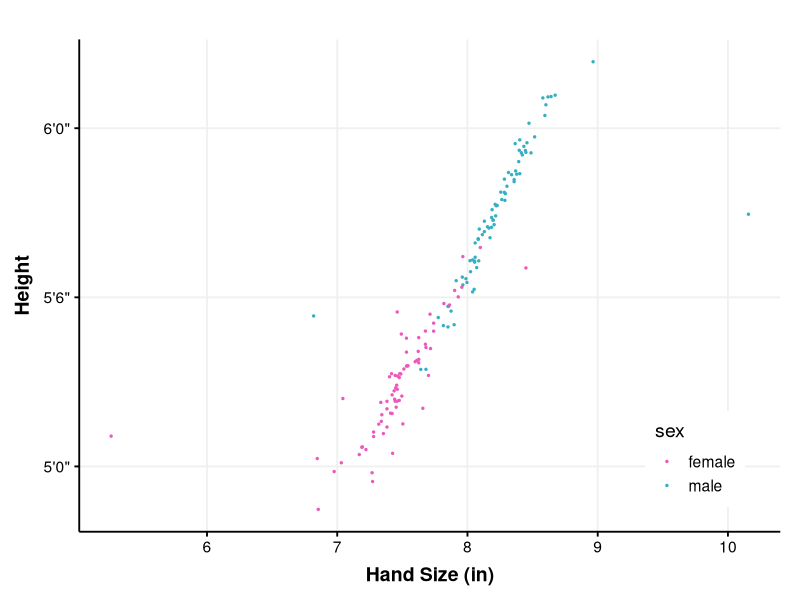
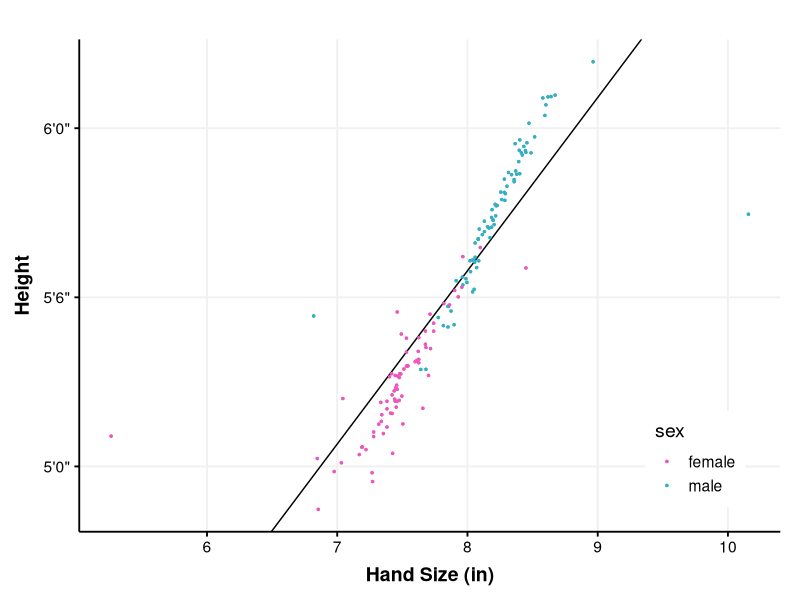
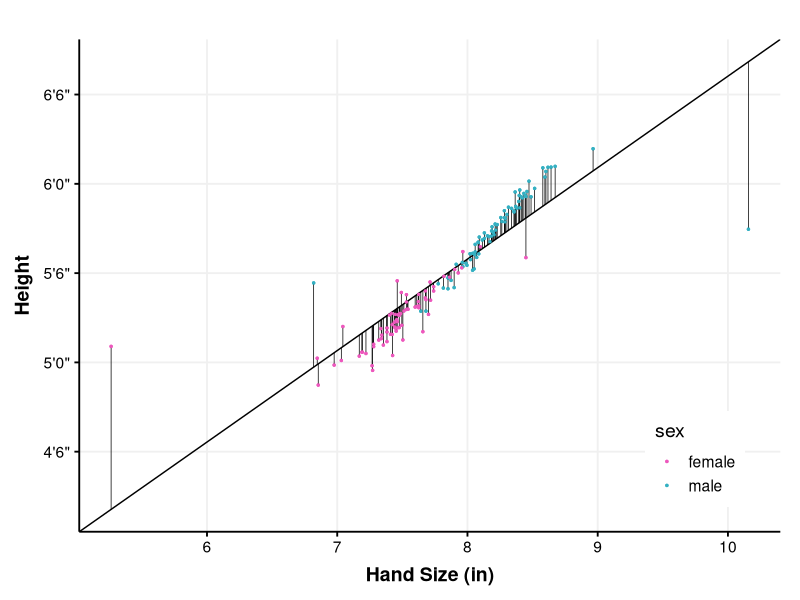
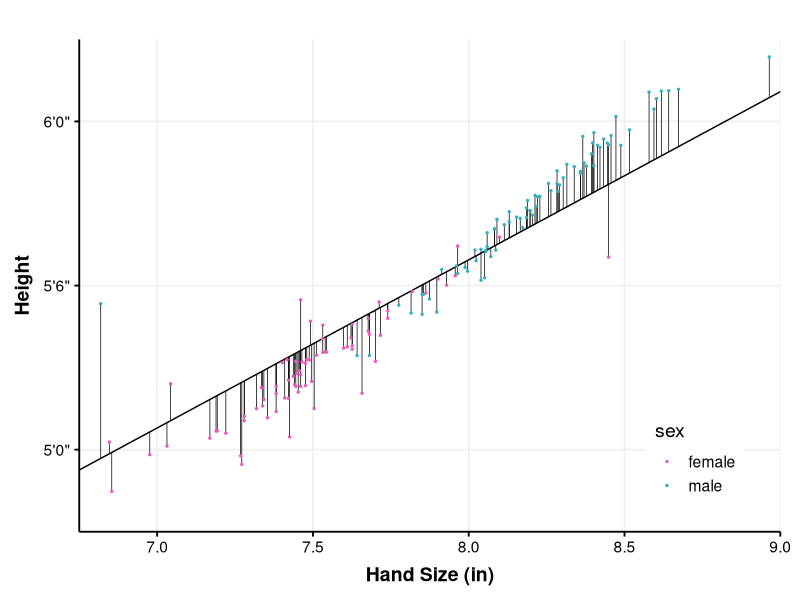
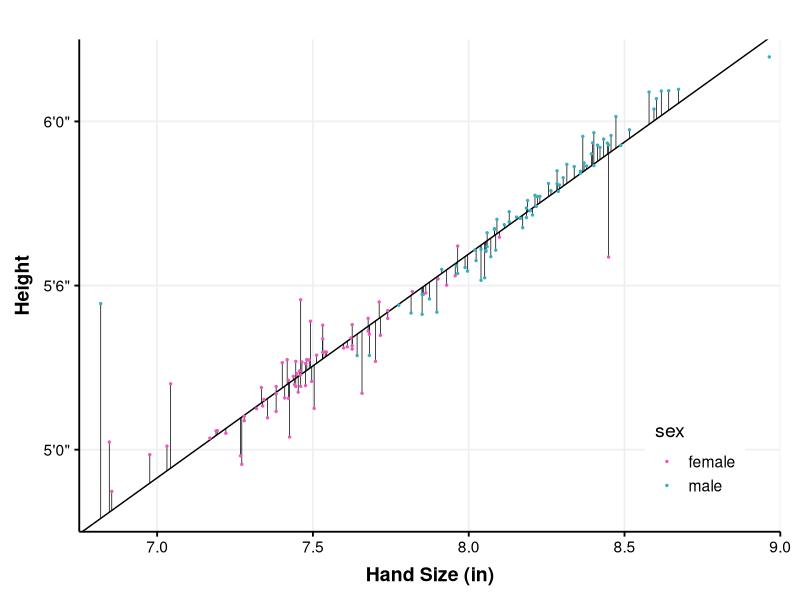

Reproduce these figures in R, in order.

# Linear Regression and RMSD
# Matt Spencer - DataBard
# www.databard.blog
# 12/20/2017
library(dplyr)
library(tidyr)
library(caret)
library(ggplot2)
library(gridExtra)
library(grid)
library(lattice)

theme_Publication <- function(base_size=14, base_family="helvetica") {
      library(grid)
      library(ggthemes)
      (theme_foundation(base_size=base_size, base_family=base_family)
       + theme(plot.title = element_text(face = "bold",
                                         size = rel(1.2), hjust = 0.5),
               text = element_text(),
               panel.background = element_rect(colour = NA),
               plot.background = element_rect(colour = NA),
               panel.border = element_rect(colour = NA),
               axis.title = element_text(face = "bold",size = rel(1)),
               axis.title.y = element_text(angle=90,vjust =2),
               axis.title.x = element_text(vjust = -0.2),
               axis.text = element_text(), 
               axis.line = element_line(colour="black"),
               axis.ticks = element_line(),
               panel.grid.major = element_line(colour="#f0f0f0"),
               panel.grid.minor = element_blank(),
               plot.margin=unit(c(10,5,5,5),"mm"),
               strip.background=element_rect(colour="#f0f0f0",fill="#f0f0f0"),
               strip.text = element_text(face="bold")
          ))
      
}

scale_fill_Publication <- function(...){
      library(scales)
      discrete_scale("fill","Publication",manual_pal(values = c("#386cb0","#fdb462","#7fc97f","#ef3b2c","#662506","#a6cee3","#fb9a99","#984ea3","#ffff33")), ...)

}

scale_colour_Publication <- function(...){
      library(scales)
      discrete_scale("colour","Publication",manual_pal(values = c("#386cb0","#fdb462","#7fc97f","#ef3b2c","#662506","#a6cee3","#fb9a99","#984ea3","#ffff33")), ...)

}

# Just a smidge of data cleaning
statdata <- read.csv('stature-hand-foot.csv')
colnames(statdata) <- c('gender', 'height', 'hand', 'foot')
data <- statdata %>%
    mutate(sex    = ifelse(gender == 1, 'male', 'female'),
           height = height / 304.8,
           hand   = hand / 25.4) %>%
    select(-gender, -foot)

g <- ggplot(data = data, aes(hand, height)) + 
    geom_point(aes(color = sex), size = 0.5) +

    scale_y_continuous(breaks = seq(4, 7, 0.5), labels = c("4'0\"", "4'6\"", "5'0\"", "5'6\"", "6'0\"", "6'6\"", "7'0\"")) +
    labs(x = 'Hand Size (in)', y = 'Height') +
    scale_color_manual(values = c("#ED58BD", "#34B0C2")) +

    theme_Publication() +
    theme(legend.justification = c(1, 0), legend.position = c(0.95, 0.05))
g
#ggsave(file= "figures/1.initial.plot.jpeg", g, width = 5, height = 5, dpi = 200)

# Calculate regression line of best fit
hmod <- train(height ~ hand, data, method = "lm")
summary(hmod) 
# Coefficients:
#            Estimate Std. Error t value Pr(>|t|)    
# (Intercept)   1.4805     0.1819   8.141 1.27e-13 ***
# hand          0.5122     0.0231  22.172  < 2e-16 ***

bestfit.int <- summary(hmod)$coefficients['(Intercept)', 'Estimate']
bestfit.slope <- summary(hmod)$coefficients['hand', 'Estimate']

g2 <- g + 
    geom_abline(slope = bestfit.slope, intercept = bestfit.int) +
    geom_point(aes(color = sex), size = 0.5) 
g2
#ggsave(file = "figures/2.fit.jpeg", g2, width = 5, height = 5, dpi = 200)

data$predicted <- predict(hmod, newdata = data)
coords <- data %>% 
    mutate(grp = row_number()) %>% 
    select(grp, hand, height, predicted) %>%
    rename(actual = height) %>%
    gather(h.type, height, actual, predicted) 

g3 <- g + geom_line(data=coords, aes(hand, height, group = grp), size = 0.25) +
    geom_abline(slope = bestfit.slope, intercept = bestfit.int) +
    geom_point(aes(color = sex), size = 0.5) 
g3
#ggsave(file = "figures/3.fit.errors.jpeg", g3, width = 5, height = 5, dpi = 200)

# Predictions for the outliers
data %>% arrange(predicted) %>% head(1)
data %>% arrange(-predicted) %>% head(1)

g4 <- ggplot(data = data, aes(hand, height)) +
    geom_line(data = coords, aes(hand, height, group = grp), size = 0.25) +
    geom_abline(slope = bestfit.slope, intercept = bestfit.int) +
    geom_point(aes(color = sex), size = 0.5) +

    # Reduced figure limits
    scale_x_continuous(limits = c(6.75, 9), expand = c(0, 0)) +
    scale_y_continuous(limits = c(4.75, 6.25), expand = c(0, 0), 
                       breaks=seq(4, 7, 0.5), labels=c("4'0\"", "4'6\"", "5'0\"", "5'6\"", "6'0\"", "6'6\"", "7'0\"")) +
    labs(x = 'Hand Size (in)', y = 'Height') +
    scale_color_manual(values = c("#ED58BD", "#34B0C2")) +

    theme_Publication() +
    theme(legend.justification = c(1, 0), legend.position = c(0.95, 0.05))
g4
#ggsave(file = "figures/4.fit.errors.zoom.jpeg", g4, width = 5, height = 5, dpi = 200)

# Calculate the average error over the core population
data %>% filter(hand > 6, hand < 9) %>%
    mutate(diff = abs(height - predicted)) %>%
    summarize(avg = mean(diff))
# 0.098 feet ~ 1.2 inches

# Generate training and testing dataset for the ".no" (no outlier) attempt
# Train another model.
data.no <- data[data$hand > 6.3 & data$hand < 9.4,]
outliers <- data[data$hand <= 6.3 | data$hand >= 9.4,]

set.seed(123)
train_idx <- sample(seq_len(nrow(data.no)), nrow(data.no) * .8)
train <- data.no[train_idx,]
test <- rbind(data.no[-train_idx,], outliers)
paste("Train size:", nrow(train), "Test size:", nrow(test))
hmod.no <- train(height ~ hand , train, method = "lm")
summary(hmod.no) 
# Coefficients:
#             Estimate Std. Error t value Pr(>|t|)    
# (Intercept)  0.42384    0.14167   2.992  0.00337 ** 
# hand         0.64692    0.01808  35.788  < 2e-16 ***

bestfit.int <- summary(hmod.no)$coefficients['(Intercept)', 'Estimate']
bestfit.slope <- summary(hmod.no)$coefficients['hand', 'Estimate']

data$predicted <- predict(hmod.no, newdata = data)

# Calculate the average error over the core population
data %>% filter(hand > 6, hand < 9) %>%
    mutate(diff = abs(height - predicted)) %>%
    summarize(avg = mean(diff))
# 0.05 feet ~ 0.6 inches

coords <- data %>% 
    mutate(grp = row_number()) %>% 
    select(grp, hand, height, predicted) %>%
    rename(actual = height) %>%
    gather(h.type, height, actual, predicted) 

g5 <- ggplot(data = data, aes(hand, height)) +
    geom_line(data = coords, aes(hand, height, group = grp), size = 0.25) +
    geom_abline(slope = bestfit.slope, intercept = bestfit.int) +
    geom_point(aes(color = sex), size = 0.5) +

    # Reduced figure limits
    scale_x_continuous(limits = c(6.75, 9), expand = c(0, 0)) +
    scale_y_continuous(limits = c(4.75, 6.25), expand = c(0, 0), 
                       breaks = seq(4, 7, 0.5), labels = c("4'0\"", "4'6\"", "5'0\"", "5'6\"", "6'0\"", "6'6\"", "7'0\"")) +
    labs(x = 'Hand Size (in)', y = 'Height') +
    scale_color_manual(values = c("#ED58BD", "#34B0C2")) +

    theme_Publication() +
    theme(legend.justification = c(1, 0), legend.position = c(0.95, 0.05))
g5
#ggsave(file = "figures/5.nofit.errors.zoom.jpeg", g5, width = 5, height = 5, dpi = 200)

plot.errors <- function(alldata, data.no, model, rmsd, t, filename) {
    rmsd <- round(rmsd, 5)
    bestfit.int <- summary(model)$coefficients['(Intercept)', 'Estimate']
    bestfit.slope <- summary(model)$coefficients['hand', 'Estimate']
    
    data.no$predicted <- predict(model, newdata = data.no)
    coords <- data.no %>% 
        mutate(grp = row_number()) %>% 
        select(grp, hand, height, predicted) %>%
        rename(actual = height) %>%
        gather(h.type, height, actual, predicted) 
    
    g <- ggplot(data = alldata, aes(hand, height)) + 
        geom_line(data = coords, aes(hand, height, group = grp), size = 0.25) +
        geom_abline(slope = bestfit.slope, intercept = bestfit.int) +
        geom_point(aes(color = sex)) +
        geom_label(data = data.frame(), aes(x = 7.75, y = 4.9, label = paste("RMSD:", rmsd)), size = 5, hjust = 0) +
        scale_x_continuous(limits = c(6.75, 9), expand = c(0, 0)) +
        scale_y_continuous(limits = c(4.75, 6.25), expand = c(0, 0), breaks = seq(4, 7, 0.5), 
                           labels = c("4'0\"", "4'6\"", "5'0\"", "5'6\"", "6'0\"", "6'6\"", "7'0\"")) +
        labs(x = 'Hand Size (in)', y = 'Height') +
        scale_color_manual(values=c("#ED58BD","#34B0C2")) +
        annotation_custom(grob = ggplotGrob(t), xmin = 6.9, xmax = 7.9, ymin = 5.75, ymax = 6.25) +
        theme_Publication() +
        theme(
            legend.justification = c(1, 0), legend.position = c(0.95, 0.05)
        )
    
    #ggsave(file = filename, g, dpi = 100)
    return(g)
}

plot.timeline <- function(series) {
    t <- ggplot(data = series, aes(x = outliers, y = RMSD)) +
        geom_line(color = 'red', size = 0.75) +
        scale_x_continuous(limits = c(0, 80), expand = c(0, 0), breaks = c(0, 20, 40, 60, 80)) +
        scale_y_continuous(limits = c(0.045, 0.123), expand = c(0, 0)) +
        labs(x = 'Outliers', y = 'RMSD') +
        theme_Publication() +
        theme(
            panel.grid.major = element_blank()
            )
    return(t)
}

RMSD <- function(actual, pred, M=mean) {
    data.frame('actual' = actual, 'pred' = pred) %>%
        mutate(se = (actual - pred) ^ 2) %>%
        summarize(RMSD = sqrt(M(se)))
}

model.core <- function(alldata, train, test, n.outliers, timeline) {
    meanhand <- mean(train$hand)
    train.dist <- abs(meanhand - train$hand)
    train.no <- train[order(-train.dist),][(n.outliers+1):nrow(train),]
    cat(paste("Train:", min(train.no$hand), "->", max(train.no$hand), "\n"))

    hmod.no <- train(height ~ hand, train.no, method = "lm")
    rmsd <- RMSD(test$height, predict(hmod.no, newdata = test))
    timeline <- rbind(timeline, data.frame(outliers = n.outliers, rmsd = rmsd))
    
    t <- plot.timeline(timeline)
    plot.errors(alldata, rbind(train.no, test), hmod.no, rmsd, t, paste("BestFit", n.outliers, ".png", sep = ''))
    
    return(timeline)
}

set.seed(12345)
train_idx <- sample(seq_len(nrow(data)), nrow(data) * 0.8)
train <- data[train_idx,]
test <- data[-train_idx,]
cat(paste("Test:", min(test$hand), "->", max(test$hand), "\n"))

paste("Train size:", nrow(train), "Test size:", nrow(test))

timeline <- data.frame(outliers = numeric(), rmsd = numeric())
for (i in 0:80) {
    timeline <- model.core(data, train, test, i, timeline)
}
